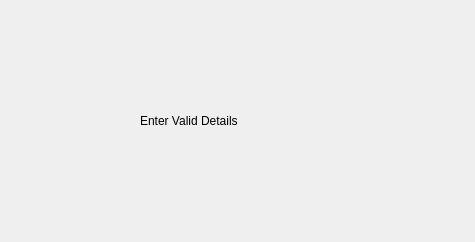
<?xml version="1.0" encoding="UTF-8"?>
<ui version="4.0">
 <class>Form</class>
 <widget class="QWidget" name="Form">
  <property name="geometry">
   <rect>
    <x>0</x>
    <y>0</y>
    <width>475</width>
    <height>242</height>
   </rect>
  </property>
  <property name="windowTitle">
   <string>Form</string>
  </property>
  <widget class="QLabel" name="err">
   <property name="geometry">
    <rect>
     <x>140</x>
     <y>60</y>
     <width>221</width>
     <height>121</height>
    </rect>
   </property>
   <property name="text">
    <string>Enter Valid Details</string>
   </property>
  </widget>
 </widget>
 <resources/>
 <connections/>
</ui>
